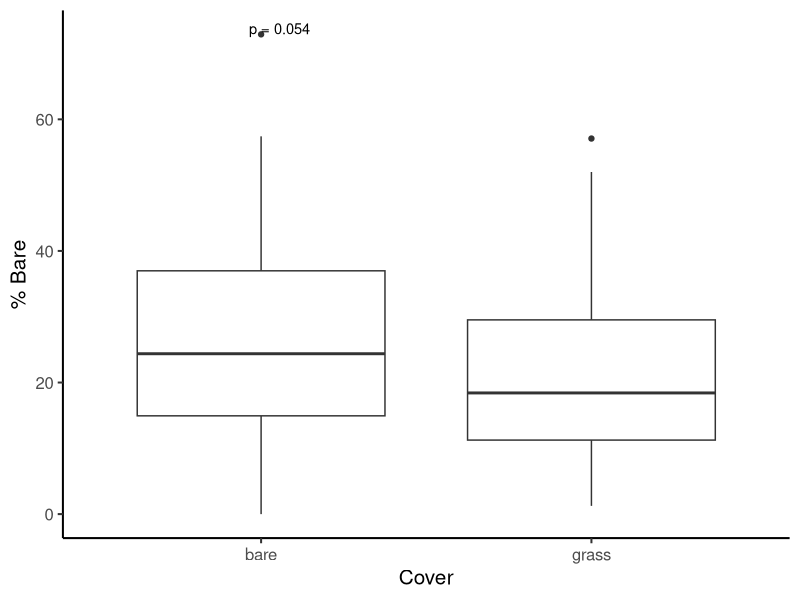
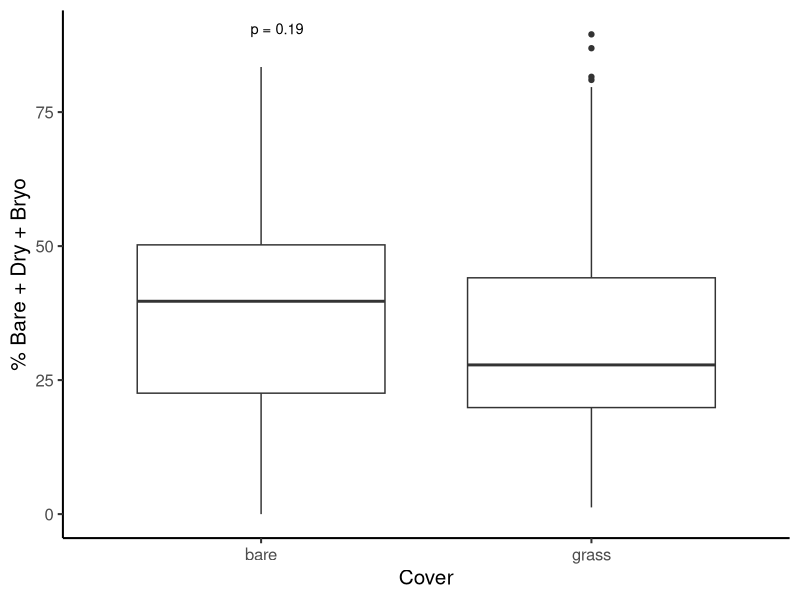
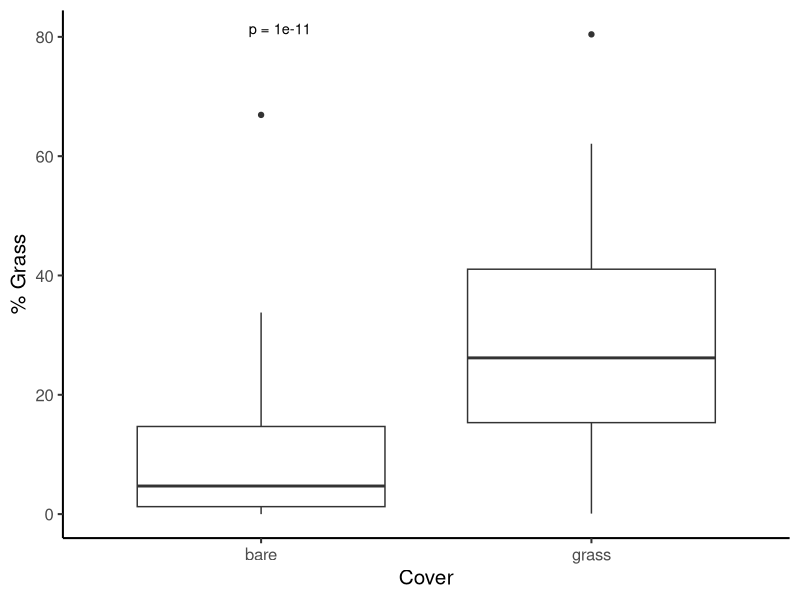
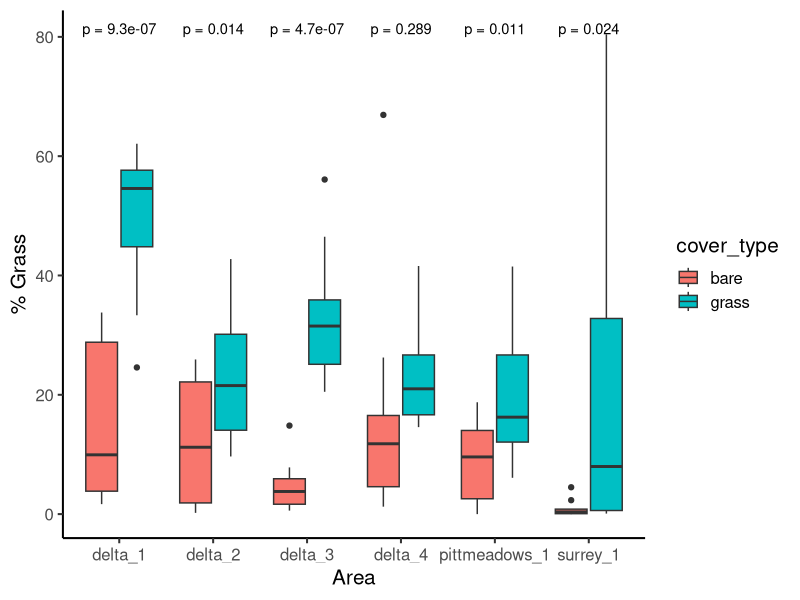
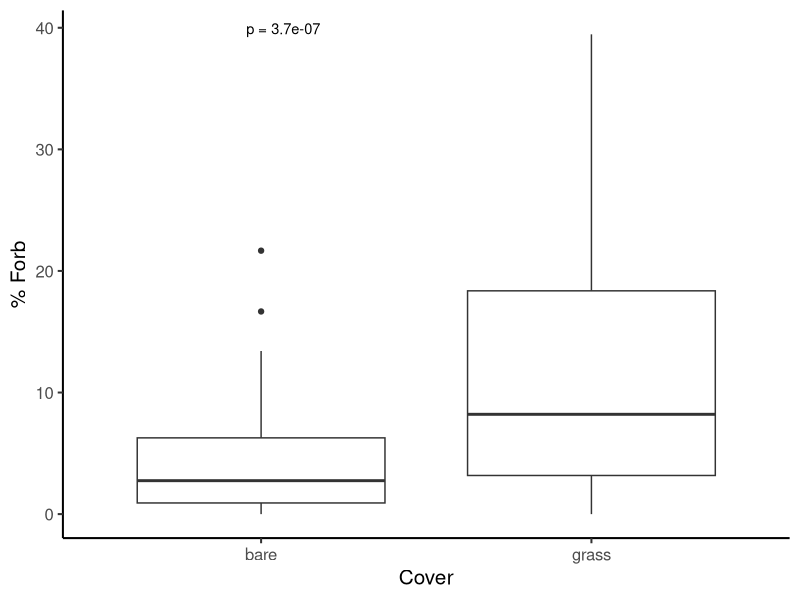
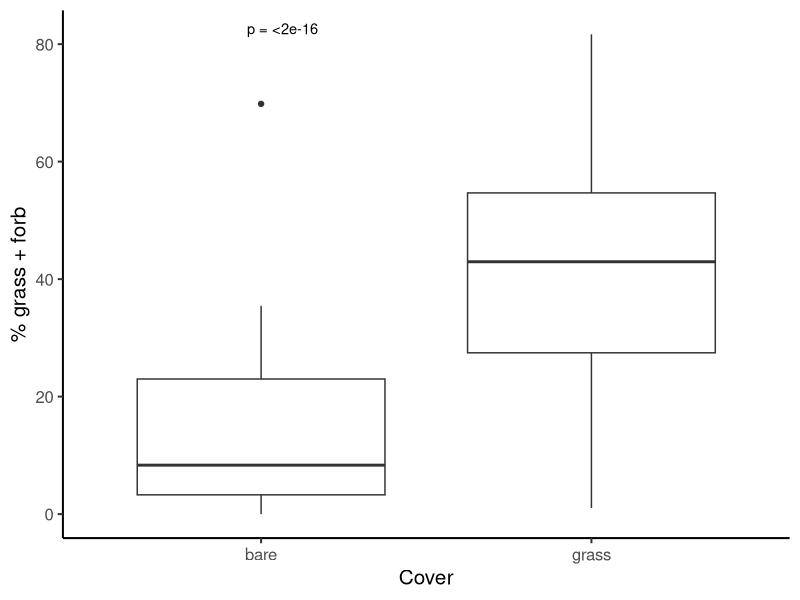
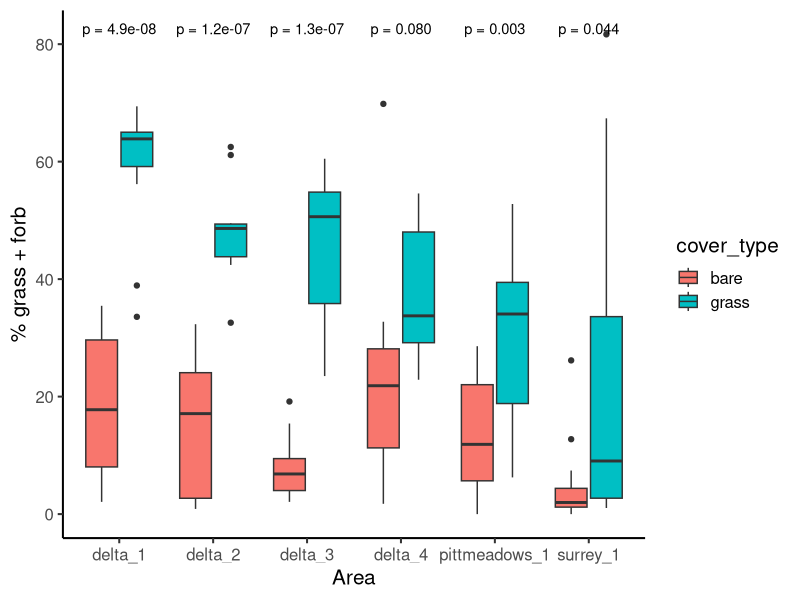
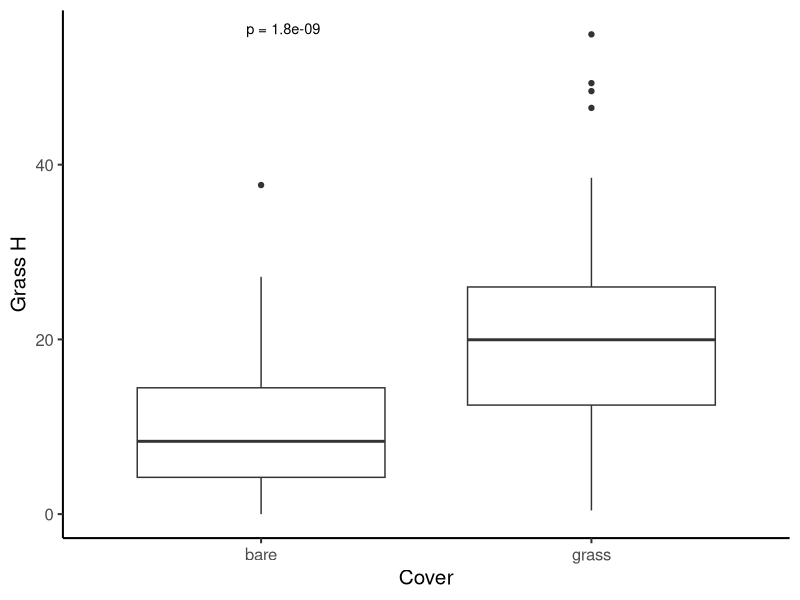

Generate these figures, in order, with R:
## ---- chunk 1
knitr::opts_chunk$set(echo = TRUE)
knitr::opts_knit$set(root.dir = "~/Library/CloudStorage/OneDrive-UBC/MSc/12_analysis/rodent-bee-blueberry")
## ---- chunk 2
#load packages
library(ggplot2) #for plots
library(dplyr) #for working with dataframes
library(tidyr) #for working with datasets
library(lme4) #for mixed effects models
library(ggpubr) #for adding significance asterisks to graph

#read in data
data <- read.csv("06_cleandata/combined_plot_data.csv")

#check that variables are in appropriate format
str(data)

#change character columns to factors
data <- data %>%
   mutate(
     site_id = as.factor(site_id),
     round = as.factor(round),
     plot_id = as.factor(plot_id),
     bee_date = as.Date(bee_date),
     area = as.factor(area))

#filter data to only include within field data
data <- data %>%
  filter(plot_id != "d")

## ---- chunk 3
ggplot(data, aes(x = cover_type, y = bare_perc)) + 
  geom_boxplot() +
  theme_classic(base_size = 15) +
  xlab("Cover") +
  ylab("% Bare") +
  stat_compare_means(
    method = "t.test",        # or "wilcox.test"
    label = "p.format",       # shows formatted p-value
    size = 3.7,
    vjust = 0
  )

## ---- chunk 4
ggplot(data, aes(x = cover_type, y = bare_flood_dry_bryo_perc)) + 
  geom_boxplot() +
  theme_classic(base_size = 15) +
  xlab("Cover") +
  ylab("% Bare + Dry + Bryo") +
  stat_compare_means(
    method = "t.test",        # or "wilcox.test"
    label = "p.format",       # shows formatted p-value
    size = 3.7,
    vjust = 0
  )

## ---- chunk 5
ggplot(data, aes(x=cover_type, y = grass_perc)) + 
  geom_boxplot() +
  theme_classic(base_size = 15) +
  xlab("Cover") +
  ylab("% Grass") +
  stat_compare_means(
    method = "t.test",        # or "wilcox.test"
    label = "p.format",       # shows formatted p-value
    size = 3.7,
    vjust = 0
  )
## ---- chunk 6
ggplot(data, aes(x = area, fill=cover_type, y = grass_perc)) + 
  geom_boxplot() +
  theme_classic(base_size = 15) +
  xlab("Area") +
  ylab("% Grass") +
  stat_compare_means(
    method = "t.test",        # or "wilcox.test"
    label = "p.format",       # shows formatted p-value
    size = 3.7,
    vjust = 0
  )
## ---- chunk 7
ggplot(data, aes(x = cover_type, y = forb_perc)) + 
  geom_boxplot() +
  theme_classic(base_size = 15) +
  xlab("Cover") +
  ylab("% Forb") +
  stat_compare_means(
    method = "t.test",        # or "wilcox.test"
    label = "p.format",       # shows formatted p-value
    size = 3.7,
    vjust = 0
  )
## ---- chunk 8
ggplot(data, aes(x = cover_type, y = grass_forb_perc)) + 
  geom_boxplot() +
  theme_classic(base_size = 15) +
  xlab("Cover") +
  ylab("% grass + forb") +
  stat_compare_means(
    method = "t.test",        # or "wilcox.test"
    label = "p.format",       # shows formatted p-value
    size = 3.7,
    vjust = 0
  )
## ---- chunk 9
ggplot(data, aes(x = area, fill = cover_type, y = grass_forb_perc)) + 
  geom_boxplot() +
  theme_classic(base_size = 15) +
  xlab("Area") +
  ylab("% grass + forb") +
  stat_compare_means(
    method = "t.test",        # or "wilcox.test"
    label = "p.format",       # shows formatted p-value
    size = 3.7,
    vjust = 0
  )
## ---- chunk 10
ggplot(data, aes(x = cover_type, y = grass_h)) + 
  geom_boxplot() +
  theme_classic(base_size = 15) +
  xlab("Cover") +
  ylab("Grass H") +
  stat_compare_means(
    method = "t.test",        # or "wilcox.test"
    label = "p.format",       # shows formatted p-value
    size = 3.7,
    vjust = 0
  )
## ---- chunk 11
ggplot(data, aes(x = cover_type, y = forb_h)) + 
  geom_boxplot() +
  theme_classic(base_size = 15) +
  xlab("Cover") +
  ylab("Forb H") +
  stat_compare_means(
    method = "t.test",        # or "wilcox.test"
    label = "p.format",       # shows formatted p-value
    size = 3.7,
    vjust = 0
  )
## ---- chunk 12
ggplot(data, aes(x = cover_type, y = flood_perc)) + 
  geom_boxplot() +
  theme_classic(base_size = 15) +
  xlab("Cover") +
  ylab("% Flood") +
  stat_compare_means(
    method = "t.test",        # or "wilcox.test"
    label = "p.format",       # shows formatted p-value
    size = 3.7,
    vjust = 0
  )
## ---- chunk 13
#filter to only nest-searching season
ns_data <- data %>%
  filter(round %in% c("2024_r1", "2025_r1", "2025_r2"))

ggplot(ns_data, aes(x=cover_type, y = nest_searching_queens))+ 
  geom_boxplot() +
  theme_classic(base_size = 15)+
  xlab("Cover")+
  ylab("NSQ abundance") +
  stat_compare_means(
    aes(group = cover_type),  # group by field.type
    method = "t.test",  # or "wilcox.test" if you're doing a non-parametric test
    label = "p.format",  # Display p-value 
    size = 3.7,  # Adjust this value to make the asterisks larger
    vjust = -1)  # Adjust horizontal position of the p-value label

## ---- chunk 14
ggplot(data, aes(fill=cover_type,x=bee_season_type, y = nest_searching_queens))+ 
  geom_boxplot() +
  theme_classic(base_size = 15)+
  xlab("Season")+
  ylab("NSQ abundance") +
  stat_compare_means(
    aes(group = cover_type),  # group by field.type
    method = "t.test",  # or "wilcox.test" if you're doing a non-parametric test
    label = "p.format",  # Display p-value 
    size = 3.7,  # Adjust this value to make the asterisks larger
    vjust = -1)  # Adjust horizontal position of the p-value label
## ---- chunk 15
ggplot(data, aes(x=cover_type, y = workers))+ 
  geom_boxplot() +
  theme_classic(base_size = 15)+
  xlab("Cover")+
  ylab("Worker abundance") +
  stat_compare_means(
    aes(group = cover_type),  # group by field.type
    method = "t.test",  # or "wilcox.test" if you're doing a non-parametric test
    label = "p.format",  # Display p-value 
    size = 3.7,  # Adjust this value to make the asterisks larger
    vjust = -1)  # Adjust horizontal position of the p-value label

## ---- chunk 16
ggplot(data, aes(fill=cover_type,x=bee_season_type, y = workers))+ 
  geom_boxplot() +
  theme_classic(base_size = 15)+
  xlab("Season")+
  ylab("Worker abundance") +
  stat_compare_means(
    aes(group = cover_type),  # group by field.type
    method = "t.test",  # or "wilcox.test" if you're doing a non-parametric test
    label = "p.format",  # Display p-value 
    size = 3.7,  # Adjust this value to make the asterisks larger
    vjust = -1)  # Adjust horizontal position of the p-value label
## ---- chunk 17
ggplot(data, aes(x=cover_type, y = num_burrows))+ 
  geom_boxplot() +
  theme_classic(base_size = 15)+
  xlab("Cover")+
  ylab("Burrow abundance") +
  stat_compare_means(
    aes(group = cover_type),  # group by field.type
    method = "t.test",  # or "wilcox.test" if you're doing a non-parametric test
    label = "p.format",  # Display p-value 
    size = 3.7,  # Adjust this value to make the asterisks larger
    vjust = -1)  # Adjust horizontal position of the p-value label
## ---- chunk 18
ggplot(data, aes(x=cover_type, y = num_inactive_burrows))+ 
  geom_boxplot() +
  theme_classic(base_size = 15)+
  xlab("Cover")+
  ylab("Inactive burrow abundance") +
  stat_compare_means(
    aes(group = cover_type),  # group by field.type
    method = "t.test",  # or "wilcox.test" if you're doing a non-parametric test
    label = "p.format",  # Display p-value 
    size = 3.7,  # Adjust this value to make the asterisks larger
    vjust = -1)  # Adjust horizontal position of the p-value label
## ---- chunk 19
ggplot(data, aes(x=cover_type, y = bombus_floral_abun))+ 
  geom_boxplot() +
  theme_classic(base_size = 15)+
  xlab("Cover")+
  ylab("Bombus-relevant floran abundance") +
  stat_compare_means(
    aes(group = cover_type),  # group by field.type
    method = "t.test",  # or "wilcox.test" if you're doing a non-parametric test
    label = "p.format",  # Display p-value 
    size = 3.7,  # Adjust this value to make the asterisks larger
    vjust = -1)  # Adjust horizontal position of the p-value label
